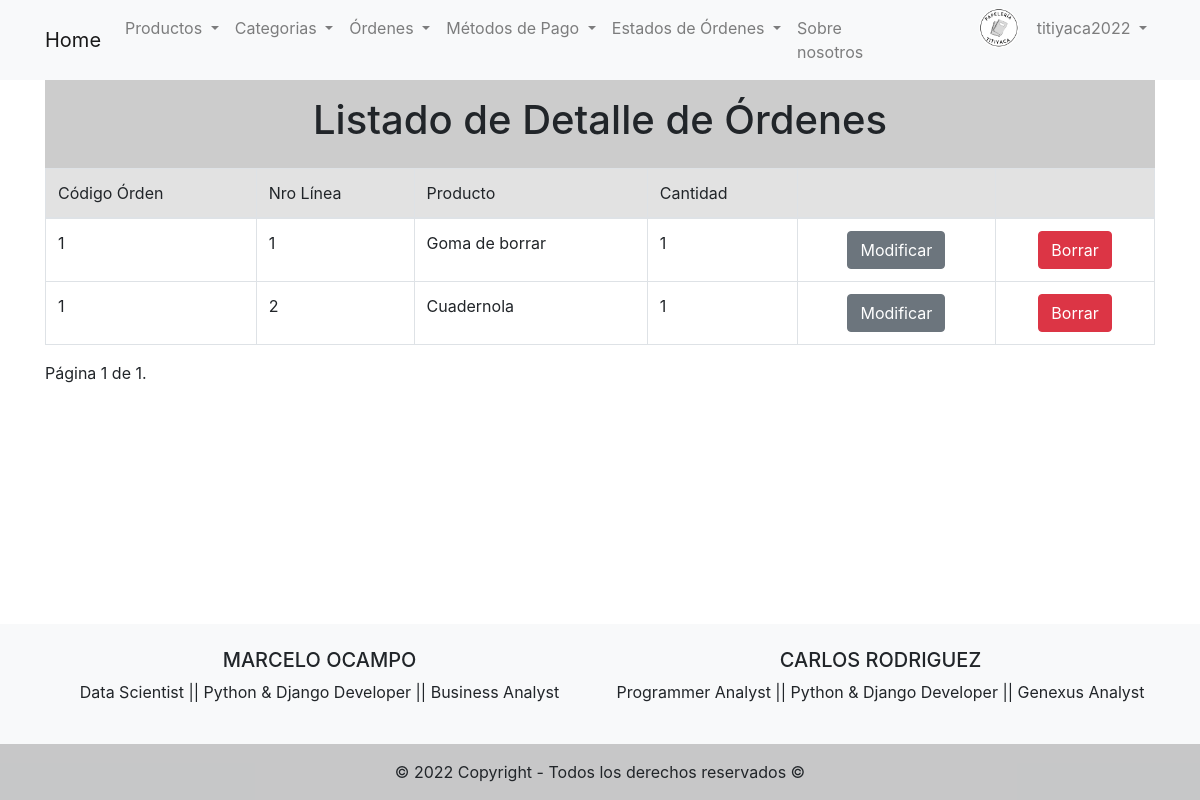
/orders/list-order-items/1/ (signed in), run on an earlier commit of the app's database.
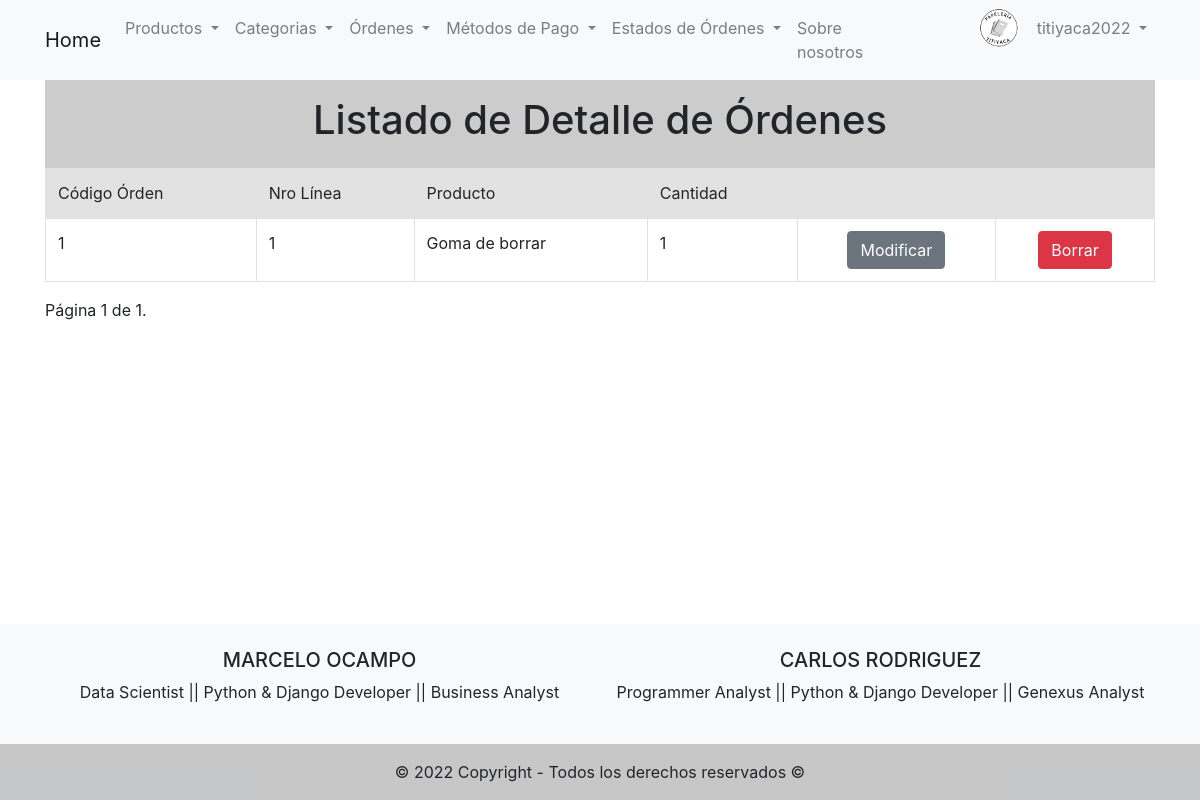
And on a later commit of the database.
### orders/models.py (models this page shows, shortened)
class OrderItems(models.Model):
    order_code = models.ForeignKey(Orders, on_delete= models.CASCADE)
    item_code = models.IntegerField()
    product_code = models.ForeignKey(Products, on_delete= models.CASCADE, related_name='product_rel')
    item_quantity = models.IntegerField()

class Orders(models.Model):
    order_code = models.IntegerField(unique=True)
    order_price = models.FloatField()
    creation_time = models.DateTimeField(auto_now_add=True)
    payment_method_short = models.ForeignKey(PaymentMethod, on_delete= models.CASCADE)
    status = models.ForeignKey(OrderStatus, on_delete= models.CASCADE)
    client_name = models.CharField(max_length=100, blank= True)
    def __str__(self):
        return str(self.order_code)

### products/models.py (models this page shows)
class Products(models.Model):
    product_name = models.CharField(max_length=100)
    product_code = models.IntegerField(unique= True)
    category_code = models.ForeignKey(Categories, on_delete= models.CASCADE)
    product_price = models.FloatField()
    product_description = models.CharField(max_length=200)
    def __str__(self):
        return self.product_name

### orders/views.py (the view)
# urls.py: path('list-order-items/<int:pk>/', list_order_items, name='list_orders_items'),
def list_order_items(request, pk):
    order_items = OrderItems.objects.filter(order_code = pk)
    paginator = Paginator(order_items, 5)
    page_number = request.GET.get('page')
    page_obj = paginator.get_page(page_number)
    context = {
            'order_items':page_obj,
    }
    return render(request,'orders/list_order_items.html',context=context)

### templates/orders/list_order_items.html (shortened to what this page needs)
{% extends 'base.html' %}
{% block content %}
  <div class="text-center p-3" style="background-color: rgba(0, 0, 0, 0.2);">
      <h1>Listado de Detalle de Órdenes</h1>
  </div>
  {% if order_items %}
    <table class="table table-bordered">
      <thead style="background-color: #E2E2E2;">
        <tr>
          <td>Código Órden</td>
          <td>Nro Línea</td>
          <td>Producto</td>
          <td>Cantidad</td>
          <td></td>
          <td></td>
        </tr>
      </thead>
      <tbody>
        {% if order_items %}
          {% for order_item in order_items %}
            <tr>
              <td>{{order_item.order_code}}</td>
              <td>{{order_item.item_code}}</td>
              <td>{{order_item.product_code}}</td>
              <td>{{order_item.item_quantity}}</td>
              <td> <center> <a href="/orders/update-order-items/{{order_item.id}}/" class="btn btn-secondary">Modificar</a> </center> </td>
              <td> <center> <a href="/orders/delete-order-items/{{order_item.id}}/" class="btn btn-danger">Borrar</a> </center> </td>
            </tr>
          {% endfor %}
        {% else %}
          <h1>No hay registros de detalle para la presente orden</h1>
        {% endif %}
      </tbody>
    </table>
    <div class="pagination">
      <span class="step-links">
          <span class="current">
              Página {{ order_items.number }} de {{ order_items.paginator.num_pages }}.
          </span>
      </span>
    </div>
  {% endif %}
{% endblock %}

What changed in the data, as far as the page shows it:
removed OrderItems: order_code "1", item_code "2", product_code "Cuadernola", item_quantity "1"
